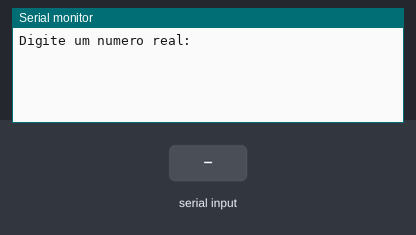
Recording of a sketch running on a simulated Arduino Uno, built with avr-gcc and run on an emulated ATmega328P. Shown: the last lines printed to the serial monitor. The inputs (shaded band) are chosen by the test bench.

Above: at 1.2 s.
1.3 s: "90,45\n" received over Serial
At 2.9 s:
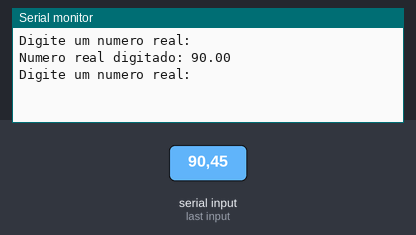
3.8 s: "30,150\n" received over Serial
At 6.1 s:
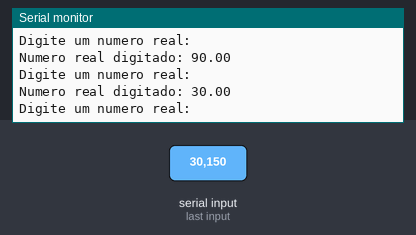

Measured:
- after the input at 1.3 s, the serial monitor: prints a new line after 1.0 s (image 1)
- after the input at 3.8 s, the serial monitor: prints a new line after 1.0 s (image 2)

The sketch:

Leitura_float.ino
```cpp
float k = 0.0;
String texto = "0.0";

void setup()
{
  Serial.begin(9600);
}

void loop()
{
  Serial.println("Digite um numero real: ");
  while (Serial.available() == 0) {} // loop de espera
  texto = Serial.readString();
  k = texto.toFloat();
  Serial.print("Numero real digitado: ");
  Serial.println(k);
}
```
